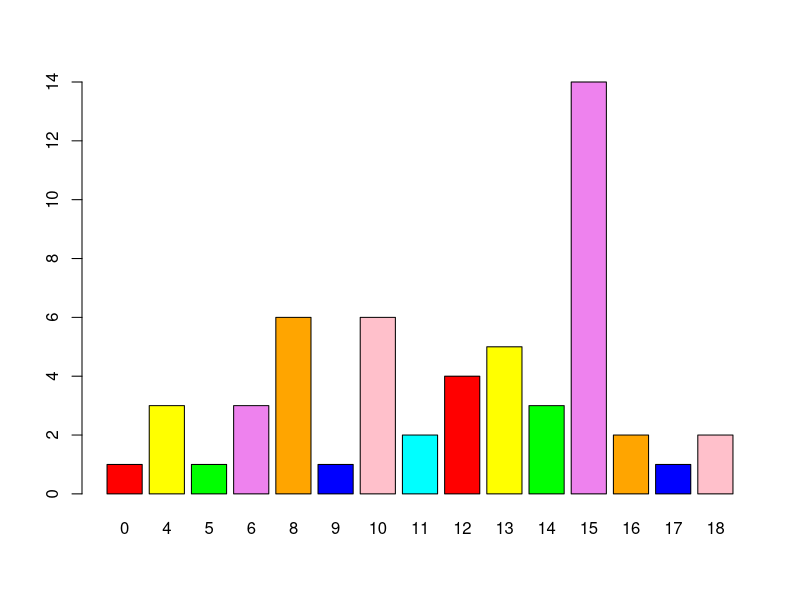
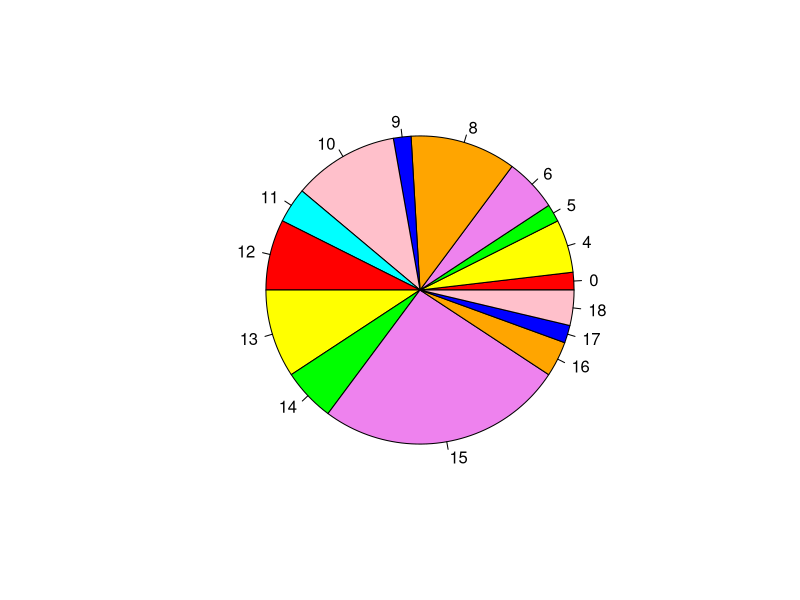

Write the R code that produced these figures, in order. (Note: this script raises an error after producing the figures.)
## ---- chunk 1
library(MASS)
head(painters)

## ---- chunk 2
composition = painters$Composition
composition.freq = table(composition)
cbind(composition.freq)

## ---- chunk 3
school = painters$School
school.freq = table(school)
most_painters = max(school.freq)
most_painters

## ---- chunk 4
old=options(digits = 1) #setting significant digits to 1

composition.relfreq = composition.freq / nrow(painters)
cbind(composition.relfreq)

options(old) #resetting old settings
## ---- chunk 5
colors = c("red", "yellow", "green", "violet", "orange", "blue", "pink", "cyan") 
## ---- chunk 6
barplot(composition.freq, col = colors)
## ---- chunk 7
pie(composition.freq, col = colors)
## ---- chunk 8
school = painters$School
c_school = school == "C" 
c_painters = painters[c_school, ]  # child data set
mean(c_painters$Composition) 
## ---- chunk 9
tapply(painters$Composition, painters$School, mean) 
## ---- chunk 10
max_comp = tapply(painters$Composition, painters$School, max)
max_comp[which(max_comp %in% c(max(max_comp)))]
## ---- chunk 11
above14 = sum(painters$Colour >= 14)
all_painters = nrow(painters)

perc = above14 / all_painters * 100
sprintf("Painters with a Colour Score above 14: %.2f %%", perc)
## ---- chunk 12
head(faithful)
## ---- chunk 13
waits = faithful$waiting
# range(waits) # min = 43; max = 96
wbreaks = seq(40, 100, by = 5)
waits.cut = cut(waits, wbreaks, right = FALSE)
waits.freq = table(waits.cut)
cbind(waits.freq)
## ---- chunk 14
head(duration.freq[order(-duration.freq)],1)
## ---- chunk 15
colors = c("red", "yellow", "green", "violet", "orange", "blue", "pink", "cyan") 
## ---- chunk 16
hist(waits, right = FALSE, col = colors, main = "Old Faithful Waiting durations", xlab = "Waits in minutes")
## ---- chunk 17
old = options(digits = 1)

waits.relfreq = waits.freq / nrow(faithful)
#waits.relfreq
cbind(waits.freq, waits.relfreq)

options(old)
## ---- chunk 18
waits.cumfreq = cumsum(waits.freq)
cbind(waits.freq, waits.cumfreq)
## ---- chunk 19
cumfreq0_w = c(0, waits.cumfreq)
plot(wbreaks, cumfreq0_w, main = "Old Faithful Waiting times", xlab = "Waiting Minutes", ylab = "Cumulative Waiting")
lines(wbreaks,cumfreq0_w)
## ---- chunk 20
old = options(digits = 2)

waits.cumrelfreq = waits.cumfreq / nrow(faithful)
cbind(waits.cumfreq, waits.cumrelfreq)

options(old)
## ---- chunk 21
cumrelfreq0_w = c(0, waits.cumrelfreq)
plot(wbreaks, cumrelfreq0_w, main = "Old Faithful Waiting times", xlab = "Waiting minutes", ylab = "Cumulative waiting proportions")
lines(wbreaks, cumrelfreq0_w)
## ---- chunk 22
Fn_w = ecdf(waits)
plot(Fn_w, main = "Old Faithful Waiting times", xlab = "Waiting minutes", ylab = "Cumulative waiting proportions")
## ---- chunk 23
stem(waits)
## ---- chunk 24
plot(duration, waits, xlab = "Eruption duration", ylab = "Time waited", main = "Scatter plot of Durations vs Waiting times")
abline(lm(waits ~ duration))
